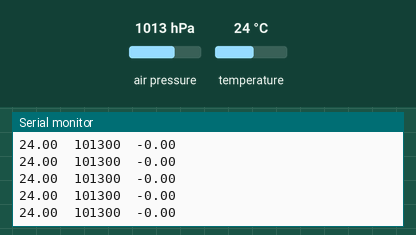
This sketch was run on a simulated Arduino Uno, built with avr-gcc and run on an emulated ATmega328P. On the bench: the last lines printed to the serial monitor. The inputs (shaded band) are chosen by the test bench; at power-on: temperature 24 °C, air pressure 1013 hPa.

Above: at 4.2 s.
4.3 s: temperature set to 10.6 °C
At 5.4 s:
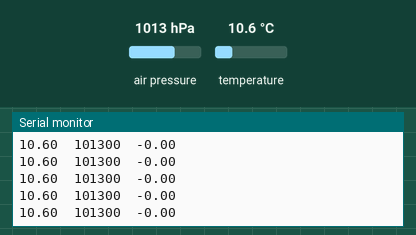
5.8 s: temperature set to 9.4 °C
At 6.4 s:
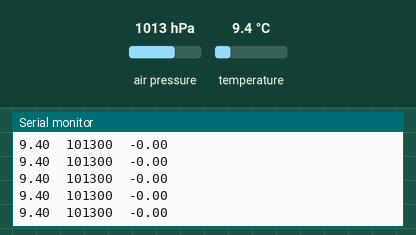
Timing chart, 0 to 8.8 s (numbered marks = the images above; inputs shaded):
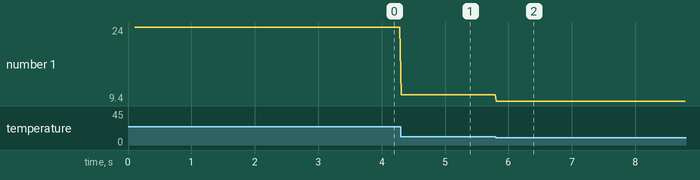

Measured:
- after the input at 4.3 s, the serial monitor: prints a new line at once (image 1)
- after the input at 5.8 s, the serial monitor: prints a new line at once (image 2)
- plotted number 1: 24 → 10.6 after the input at 4.3 s, 10.6 → 9.4 after the input at 5.8 s

The sketch:

L_Margonato.ino
```cpp
#include <Adafruit_BMP085.h>

Adafruit_BMP085 bmp;
float local;
int i;
float c;
float med;
float sum;
float base;

void setup() {

  Serial.begin(9600);
  if (!bmp.begin()) {
	Serial.println("Could not find a valid BMP085 sensor, check wiring!");
	while (1) {}
  }

  i = 0;
  while(i<50) {
  local = bmp.readAltitude();
  sum = sum + local;
  i = i + 1;
}
  base = sum/50;

  Serial.print("Temperature:");
  Serial.print("\t");
  Serial.print("Pressure:");
  Serial.print("\t");
  Serial.println("Altitude:");
}

void loop() {

  for (int j = 0; j<10; j++) {
  c = c + bmp.readAltitude();
  }
  med = c/10;
  c = 0;

  Serial.print(bmp.readTemperature());
  Serial.print("\t");
  Serial.print(bmp.readPressure());
  Serial.print("\t");
  Serial.println(med-base);

}
```
